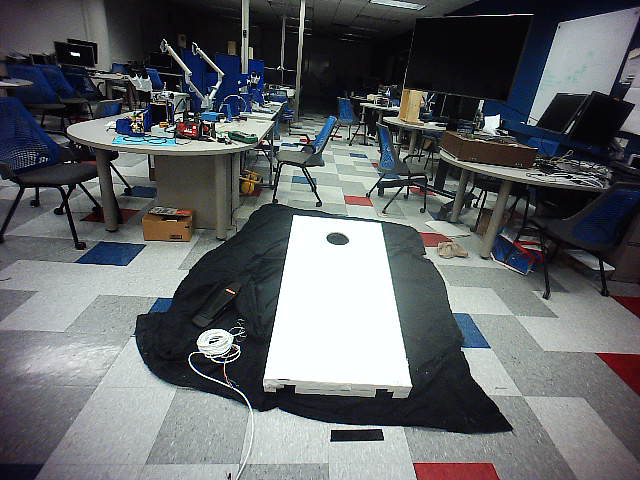
#> input picture opencv/socpics/te0.png, 640 x 480 px
$ jupyter execute NewestStable.ipynb   (shell and % lines are left out)   (older library calls are emulated)
#> lines starting #> are read from the running program, lines starting #| are printed output that depends on the picture; after the words box and inside, x2 and y2 are one past the last pixel; in counts of white or black regions, pixels touching at a corner belong together; long printed decimals are rounded
[cell 1]
import numpy as np
import cv2 as cv
from matplotlib import pyplot as plt
import sys

# Load original source
img = cv.imread('socpics/te0.png')
#> img is the input picture: shape (480, 640, 3); mean B, G, R 104, 101.6, 98.5
orig = img.copy()
plt.imshow(img)

# Utility functions for dealing with contours
def get_cnt_details(cnt):
    M = cv.moments(cnt)
    details = None

    # if the moment is at point 00
    if (M['m00'] != 0):
        details = {}
        details['cx'] = cx = int(M['m10']/M['m00'])
        details['cy'] = cy = int(M['m01']/M['m00'])
        details['area'] = area = cv.contourArea(cnt)
        details['perimeter'] = perimeter = cv.arcLength(cnt,True)

        approx = cv.approxPolyDP(cnt,0.01*cv.arcLength(cnt,True),True)
        details['num_vertices'] = len(approx)
    else:
        return None

    if (details['area'] < 16):
        return None
    else:
        return details

def print_cnt_details(cnt):
    cnt_dict = get_cnt_details(cnt)

    if (cnt_dict is None):
        return

    cx = cnt_dict['cx']
    cy = cnt_dict['cy']
    area = cnt_dict['area']
    perimeter = cnt_dict['perimeter']
    num_vertices = cnt_dict['num_vertices']

    print('cx: ', cx, '\tcy: ', cy, '\tarea: ', area, '\tperimeter: ', perimeter, '\tvertices: ', num_vertices)

def cnt_is_circular(cnt):
    cnt_det = get_cnt_details(cnt)
    if (cnt_det is None):
        return False
    area = cnt_det['area']
    perimeter = cnt_det['perimeter']
    num_vertices = cnt_det['num_vertices']
    return True if (num_vertices < 15 and num_vertices > 4) else False

def cnt_is_board(cnt):
    cnt_det = get_cnt_details(cnt)
    if (cnt_det is None):
        return False
    area = cnt_det['area']
    num_vertices = cnt_det['num_vertices']
    approx = cv.approxPolyDP(cnt,0.01*cv.arcLength(cnt,True),True)
    return True if (area > 20000) else False

[cell 2]
# Crop the image so we only observe the bottom half when finding contours
height, width, channels = img.shape
#> height = 480; width = 640; channels = 3
print('original_img\nheight: ', height, '\twidth: ', width, '\tchannels: ', channels)
#| original_img
#| height:  480 	width:  640 	channels:  3
# crop = img[0:width, 200:height]

[cell 3]
# Do algorithm grabCut(...) to separate foreground from background
mask = np.zeros(img.shape[:2], np.uint8)

bgdModel = np.zeros((1,65), np.float64)
fgdModel = np.zeros((1,65), np.float64)

#rect = (100,100, 450,500) # y1x1,y2x2
rect = (100,200,height,width)
#> rect = (100, 200, 480, 640)
cv.grabCut(img, mask, rect, bgdModel, fgdModel, 5, cv.GC_INIT_WITH_RECT)

mask2 = np.where((mask==2)|(mask==0),0,1).astype('uint8')
img = img*mask2[:,:,np.newaxis]
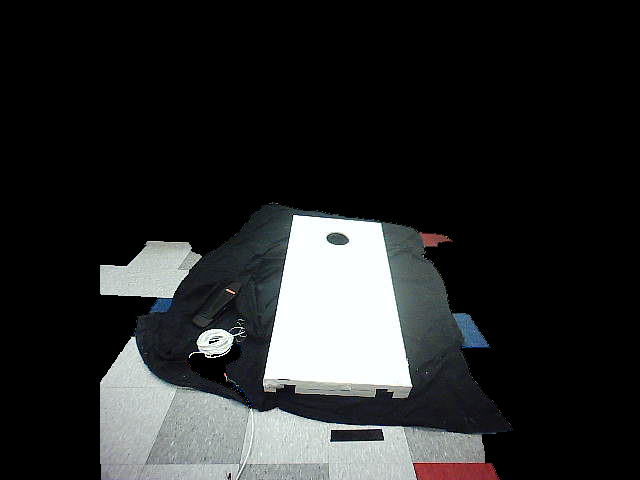
#> img: shape (480, 640, 3); mean B, G, R 41.5, 41.1, 39.8

# threshold binarily
#ret,thresh = cv.threshold(img,127,255,cv.THRESH_BINARY)

# find contours
graysrc = cv.cvtColor(img.copy(), cv.COLOR_BGR2GRAY)
ret,thresh = cv.threshold(graysrc, 127,255,0)
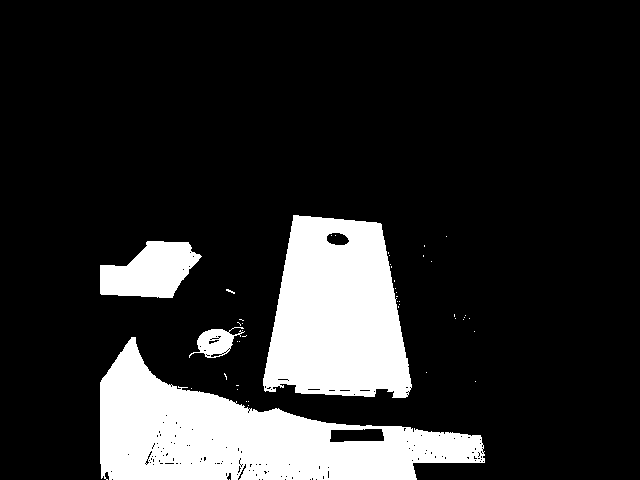
#> thresh: shape (480, 640); 16.7% white; 47 white regions (43 under 20 px)
im2, contours, hierarchy = cv.findContours(thresh,cv.RETR_TREE, 1)
#> contours = 205 contours, 193 with area under 20; largest, box (x1, y1, x2, y2) and area: (100, 337, 485, 480) 26218, (263, 215, 412, 398) 20540, (100, 241, 202, 298) 3774, (189, 327, 245, 358) 788, (329, 428, 385, 443) 672

# Get board contour and potential hole contours
board_cnt = None
hole_cnt = None
for cnt in contours:

    print_cnt_details(cnt)
    if (cnt_is_circular(cnt)):
        hole_cnt = cnt
    if (cnt_is_board(cnt)):
        board_cnt = cnt
#> this loop made 205 passes
#> cnt on passes 1 to 3: [[229, 479]], [[248, 405]], [[248, 401]]
#| cx:  247 	cy:  437 	area:  26217.5 	perimeter:  1142.884 	vertices:  11
#| cx:  238 	cy:  469 	area:  16.0 	perimeter:  19.314 	vertices:  11
#| cx:  169 	cy:  463 	area:  18.0 	perimeter:  21.657 	vertices:  6
#| cx:  149 	cy:  454 	area:  19.0 	perimeter:  22.142 	vertices:  16
#| cx:  356 	cy:  435 	area:  672.5 	perimeter:  133.556 	vertices:  5
#| cx:  214 	cy:  342 	area:  788.5 	perimeter:  208.752 	vertices:  22
#| cx:  215 	cy:  354 	area:  31.5 	perimeter:  27.899 	vertices:  11
#| cx:  212 	cy:  341 	area:  30.0 	perimeter:  27.314 	vertices:  15
#> (further printed lines are left out)

orig_w_cnts = cv.drawContours(orig.copy(), contours, -1, (0,0,255), 2)
crop_w_cnts = cv.drawContours(img.copy(), contours, -1, (0,0,255), 2)
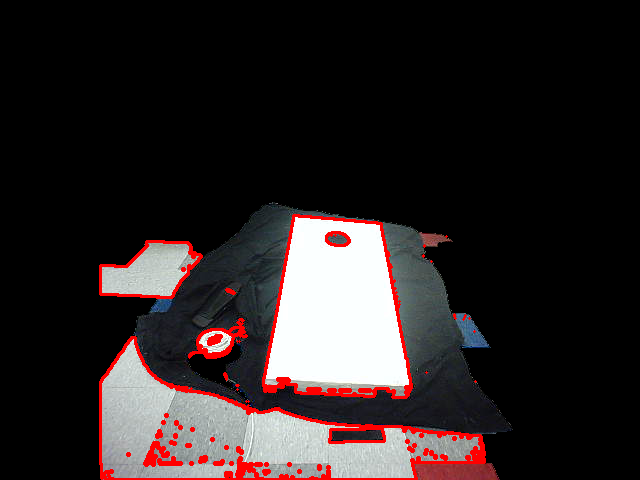
#> crop_w_cnts: shape (480, 640, 3); mean B, G, R 36.5, 36.2, 43.6

# Plot original image with ALL contours
fig = plt.figure(figsize=(8,8),dpi=(120))
a = fig.add_subplot(1,2,1)
plt.imshow(orig_w_cnts)
a.set_title('Original Image With All Contours')
a = fig.add_subplot(1,2,2)
plt.imshow(crop_w_cnts)
a.set_title('Cropped With All Contours')

# Show ONLY supposed board and circle contours
cnts = [x for x in [hole_cnt, board_cnt] if x is not None]
orig_w_cnts = cv.drawContours(orig.copy(), cnts, -1, (0,0,255), 2)
crop_w_cnts = cv.drawContours(img.copy(), cnts, -1, (0,0,255), 2)

fig = plt.figure(figsize=(8,8),dpi=(120))
a = fig.add_subplot(1,2,1)
plt.imshow(orig_w_cnts)
a.set_title('Original Image With Board/Circle Contours')
a = fig.add_subplot(1,2,2)
plt.imshow(crop_w_cnts)
a.set_title('Cropped With Board/Circle Contours')
#> figure, not shown here; B, G, R data is drawn as R, G, B
#> figure, not shown here; B, G, R data is drawn as R, G, B

[cell 4]
if (board_cnt is not None and hole_cnt is not None):
    img_board_circle_filled = cv.drawContours(orig.copy(), [board_cnt], 0, (0,255,0), cv.FILLED)
    print_cnt_details(board_cnt)
    cv.drawContours(img_board_circle_filled, [hole_cnt], 0, (0,0,255), cv.FILLED)
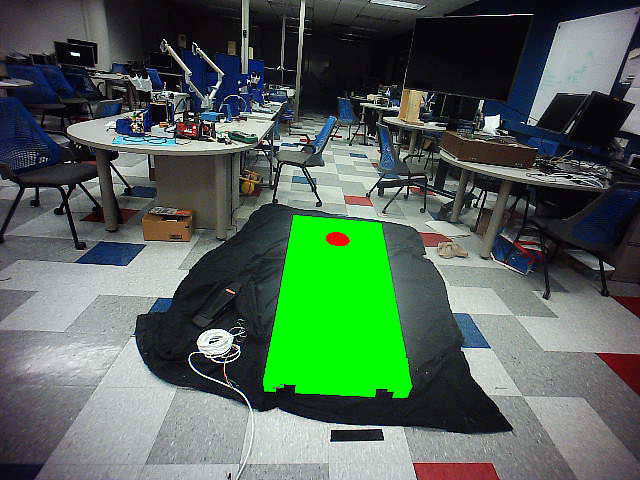
#> img_board_circle_filled: shape (480, 640, 3); mean B, G, R 87.3, 102, 82.3
    print_cnt_details(hole_cnt)
    plt.imshow(img_board_circle_filled)
else:
    print("board_cnt or hole_cnt null")
    print("board contour: "), print_cnt_details(board_cnt)
    print("hole contour: "), print_cnt_details(hole_cnt)

[cell 5]
mask = np.zeros(img.shape, np.uint8)
cv.drawContours(mask, [board_cnt], 0, (255,255,255), cv.FILLED)
#> mask: shape (480, 640, 3); 6.8% white; 1 white region, box (x1, y1, x2, y2) and area: (263, 215, 412, 398) 20855

# Isolate the board area
x,y,w,h = cv.boundingRect(board_cnt)
roi = orig[y:y+h,x:x+w]
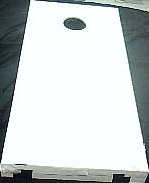
#> roi: shape (183, 149, 3); mean B, G, R 206.3, 206.6, 200.5

fig = plt.figure(figsize=(8,8),dpi=(120))
a = fig.add_subplot(2,2,1)
plt.imshow(roi)
a.set_title('Isolated Cornhole Board Region')

# Find the hole contour
graysrc = cv.cvtColor(roi.copy(), cv.COLOR_BGR2GRAY)
#> graysrc: shape (183, 149)
ret,thresh = cv.threshold(graysrc, 127,255,0)
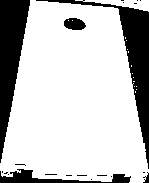
#> thresh: shape (183, 149); 76.9% white; 21 black regions (16 under 20 px), largest, box (x1, y1, x2, y2) and area: (36, 0, 149, 169) 2690, (0, 0, 30, 163) 2579, (0, 169, 131, 183) 707, (64, 18, 86, 30) 206, (143, 172, 149, 183) 34
im2, contours, hierarchy = cv.findContours(thresh,cv.RETR_TREE, 1)

# hole_cnt = [x for x in contours if cnt_is_circular(x)]
# print_cnt_details(hole_cnt)
# roi_with_hole = cv.drawContours(orig.copy(), [hole_cnt], 0, (0,255,0), cv.FILLED)
"""
fig = plt.figure(figsize=(8,8),dpi=(120))
a = fig.add_subplot(2,2,2)
plt.imshow(roi_with_hole)
a.set_title('Isolated Cornhole Board Region With Hole Isolated')
"""

[cell 6]
# The purpose of this block is to...
#    Create a mask of the board
#    Extract the board area to find the hole contour
#    Create a mask that doesn't include the hole contour

mask = np.zeros(orig.shape, np.uint8)
cv.drawContours(mask, [board_cnt], 0, (255,255,255), cv.FILLED) # draw the contour of the board in the empty mask

# find contours within board
board_only = np.zeros(orig.shape, np.uint8)
board_only[mask == 255] = orig[mask == 255]
graysrc = cv.cvtColor(board_only, cv.COLOR_BGR2GRAY)
#> graysrc: shape (480, 640)
ret,thresh = cv.threshold(graysrc, 127,255,0)
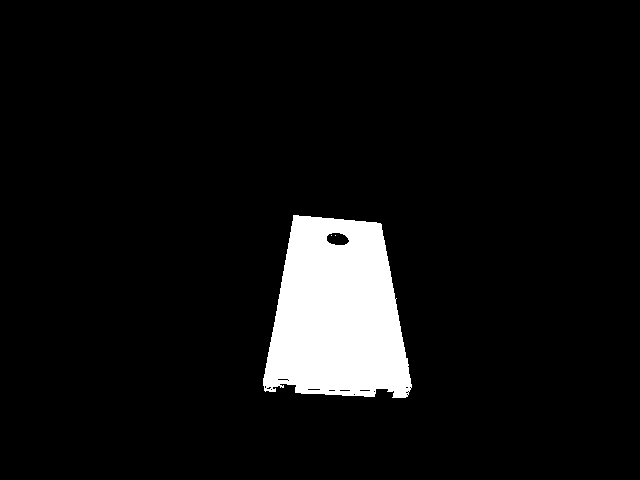
#> thresh: shape (480, 640); 6.7% white; 3 white regions (2 under 20 px), largest, box (x1, y1, x2, y2) and area: (263, 215, 412, 398) 20581
im2, contours, hierarchy = cv.findContours(thresh,cv.RETR_TREE, 1)

empty_board_cnts = contours

# find the one that's the hole
hole_cnt  = None
hole_area = None
hole_cx = None
hole_cy = None
largest_area = -np.inf
board_dets = get_cnt_details(board_cnt)
board_area = board_dets['area']
for cnt in contours:
    dets = get_cnt_details(cnt)
    if (dets is None):
        continue
    if (dets['area'] > largest_area and dets['area'] != board_area):
        hole_cnt = cnt
        hole_area = dets['area']
        hole_cx = dets['cx']
        hole_cy = dets['cy']
#> this loop made 20 passes
#> cnt on passes 2, 3, 5, 6, 11, 12, 16, 19, 20: [[406, 394], [407, 393], [408, 394], [407, 395]], [[353, 394], [354, 393], [355, 394], [354, 395]], [[407, 391], [408, 390], [409, 391], [408, 392]], [[373, 391], [374, 390], [375, 391], [374, 392]], [[270, 389], [271, 388], [272, 389], [271, 390]], [[409, 387], [410, 386], [411, 387], [410, 388]], [[287, 380], [288, 379], [289, 380], [288, 381]], [[335, 235]], [[331, 235]]

if (hole_cnt is not None):
    cv.drawContours(mask, [hole_cnt], -1, (0,0,0), cv.FILLED)
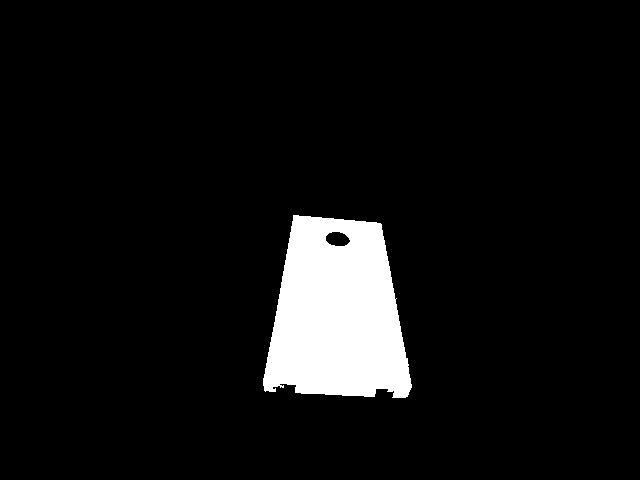
#> mask: shape (480, 640, 3); 6.7% white; 1 white region, box (x1, y1, x2, y2) and area: (263, 215, 412, 398) 20595
    print_cnt_details(hole_cnt)
else:
    sys.exit(1) # TODO: is this ok in Jupyter?

plt.imshow(mask)

[cell 7]
# Isolate the board area in a new image with bags on it (excluding the hole area)
board_w_bags_orig = cv.imread('./socpics/tr3b3.png')
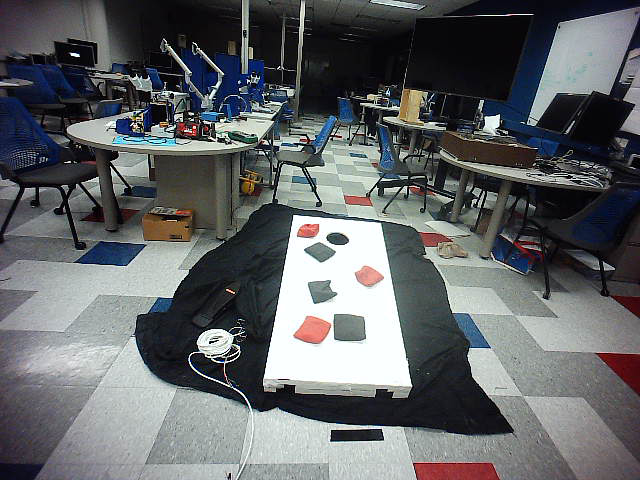
#> input picture opencv/socpics/tr3b3.png, 640 x 480 px
#> board_w_bags_orig is the input picture: shape (480, 640, 3); mean B, G, R 102.3, 100, 97.4
board_w_bags = board_w_bags_orig.copy()

board_area_isolated = board_w_bags & mask

plt.imshow(board_area_isolated)

[cell 8]
img = board_area_isolated.copy()
graysrc = cv.cvtColor(img.copy(), cv.COLOR_BGR2GRAY)
ret,thresh = cv.threshold(graysrc, 200,255,3)
im2, contours, hierarchy = cv.findContours(thresh,cv.RETR_TREE, 1)

# Print contours found
for cnt in contours:
    dets = get_cnt_details(cnt)
    if (dets is None):
        continue
    print_cnt_details(cnt)
#> this loop made 25 passes
#> cnt on passes 1, 2, 3, 4, 6, 7, 8, 9, 10, 15, 21, 25: [[321, 393], [322, 393], [323, 393], [322, 393]], [[375, 391], [375, 392]], [[275, 391]], [[389, 390]], [[379, 388], [380, 388]], [[295, 388], [295, 389]], [[264, 388]], [[350, 387], [349, 388], [350, 388]], [[346, 385]], [[351, 342], [352, 341], [353, 342], [352, 343]], [[368, 283]], [[304, 228]]
#| cx:  336 	cy:  307 	area:  18953.5 	perimeter:  688.635 	vertices:  4
#| cx:  312 	cy:  330 	area:  764.5 	perimeter:  111.983 	vertices:  10
#| cx:  348 	cy:  327 	area:  871.0 	perimeter:  116.627 	vertices:  8
#| cx:  320 	cy:  291 	area:  528.5 	perimeter:  100.184 	vertices:  15
#| cx:  368 	cy:  276 	area:  432.0 	perimeter:  86.912 	vertices:  13
#| cx:  319 	cy:  251 	area:  422.0 	perimeter:  86.569 	vertices:  8
#| cx:  337 	cy:  238 	area:  287.0 	perimeter:  65.941 	vertices:  11
#| cx:  307 	cy:  230 	area:  294.5 	perimeter:  68.870 	vertices:  16
print("\n\nnew\n\n")


# Exclude the one with the biggest area (board contour)
biggest_area = -np.inf
cnt_idx = None
for idx,cnt in enumerate(contours):
    dets = get_cnt_details(cnt)
    if (dets is None):
        continue
    curr_area = dets['area']
    if (curr_area > biggest_area):
        cnt_idx = idx
        biggest_area = curr_area
if (cnt_idx is not None):
    del contours[cnt_idx]


"""
# Exclude the one with the most vertices
most_vertices = -np.inf
cnt_idx = None
for idx,cnt in enumerate(contours):
    dets = get_cnt_details(cnt)
    if (dets is None):
        continue
    curr_vertices = dets['num_vertices']
    if (curr_vertices > most_vertices):
        cnt_idx = idx
        most_vertices = curr_vertices
if (cnt_idx is not None):
    del contours[cnt_idx]
"""

# Remove the contour that was the cornhole board hole
hole_idx = None
for idx,cnt in enumerate(contours):
    dets = get_cnt_details(cnt)
    if (dets is None):
        continue
    cx = dets['cx']
    cy = dets['cy']
    if (cx in range(int(hole_cx)-12,int(hole_cx)+12) and cy in range(int(hole_cy)-10,int(hole_cy)+10)): # TODO!!! Give this some flexibility (+/- 15 pixels maybe)
        hole_idx = idx
#> this loop made 24 passes
if (hole_idx is not None):
    del contours[hole_idx]

# Iterate through the remaining contours
for cnt in contours:
    dets = get_cnt_details(cnt)
    if (dets is None):
        continue
    print_cnt_details(cnt)
#> this loop made 23 passes
#| cx:  312 	cy:  330 	area:  764.5 	perimeter:  111.983 	vertices:  10
#| cx:  348 	cy:  327 	area:  871.0 	perimeter:  116.627 	vertices:  8
#| cx:  320 	cy:  291 	area:  528.5 	perimeter:  100.184 	vertices:  15
#| cx:  368 	cy:  276 	area:  432.0 	perimeter:  86.912 	vertices:  13
#| cx:  319 	cy:  251 	area:  422.0 	perimeter:  86.569 	vertices:  8
#| cx:  307 	cy:  230 	area:  294.5 	perimeter:  68.870 	vertices:  16

# Remove extraneous contours (with "none" properties that lead 'get_cnt_details(...)' to return None)
contours = list(filter(lambda x: get_cnt_details(x) is not None, contours))

img_with_cnts = cv.drawContours(img.copy(), contours, -1, (255,0,0), 2)

plt.imshow(img_with_cnts)

[cell 9]
def max_difference(xs):
    min_elem = xs[0]
    max_elem = xs[0]
    max_diff = -1

    for elem in xs[1:]:
        min_elem = min(elem, min_elem)
        if elem > max_elem:
            max_diff = max(max_diff, elem - min_elem)
            max_elem = elem

    return max_diff


bag_cnts = contours

# Make a mask for each bag and store them in an array
bag_masks = []
means = []
for cnt in bag_cnts:
    mask = np.zeros(board_w_bags_orig.shape, np.uint8)
    cv.drawContours(mask, [cnt], 0, (255,255,255), cv.FILLED)

    masked_img = board_area_isolated & mask
    bag_masks.append(masked_img)
    meanval = cv.mean(masked_img)
    means.append(meanval)
#> this loop made 6 passes
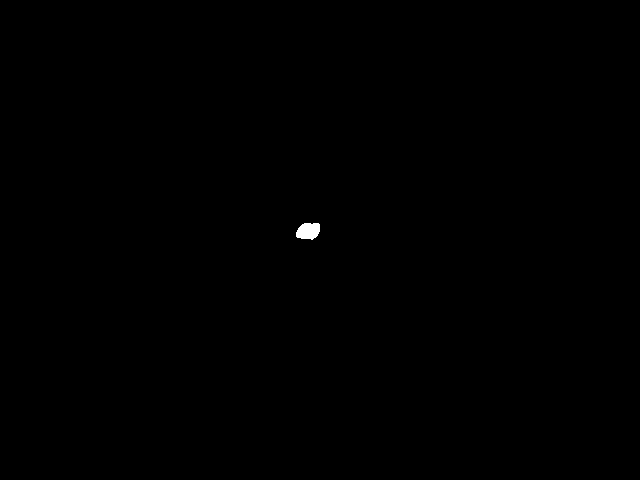
#> mask: shape (480, 640, 3); 0.11% white; 1 white region, box (x1, y1, x2, y2) and area: (296, 223, 320, 240) 326

# Find average color of each bag
num_red   = 0
num_black = 0
for bag_mask in bag_masks: # returns BGR instead of RGB
    avg_color_per_row = np.average(bag_mask, axis=0)
    avg_color = np.average(avg_color_per_row, axis=0)

    if (max_difference(avg_color) > .05):
        num_red = num_red + 1
    else:
        num_black = num_black + 1


print("num_red: ", num_red)
#| num_red:  3
print("num_black: ", num_black)
#| num_black:  3

#for mask in bag_masks:
#    mean_val = cv.mean(img.copy(),mask=mask)
